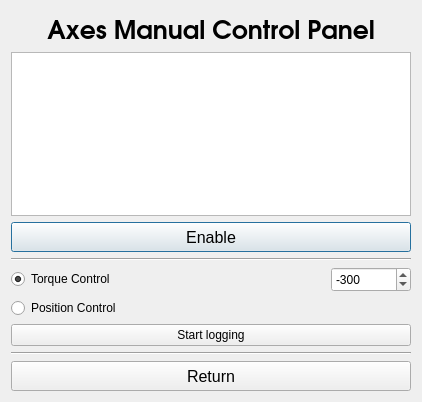
<?xml version="1.0" encoding="UTF-8"?>
<ui version="4.0">
 <class>ManualControlDialog</class>
 <widget class="QDialog" name="ManualControlDialog">
  <property name="geometry">
   <rect>
    <x>0</x>
    <y>0</y>
    <width>418</width>
    <height>402</height>
   </rect>
  </property>
  <property name="windowTitle">
   <string>Dialog</string>
  </property>
  <layout class="QVBoxLayout" name="verticalLayout">
   <item>
    <widget class="QLabel" name="label_3">
     <property name="sizePolicy">
      <sizepolicy hsizetype="Preferred" vsizetype="Fixed">
       <horstretch>0</horstretch>
       <verstretch>0</verstretch>
      </sizepolicy>
     </property>
     <property name="font">
      <font>
       <family>URW Gothic L</family>
       <pointsize>19</pointsize>
       <weight>75</weight>
       <bold>true</bold>
      </font>
     </property>
     <property name="text">
      <string>Axes Manual Control Panel</string>
     </property>
     <property name="alignment">
      <set>Qt::AlignCenter</set>
     </property>
    </widget>
   </item>
   <item>
    <widget class="QTextBrowser" name="textBrowser_logs">
     <property name="sizePolicy">
      <sizepolicy hsizetype="MinimumExpanding" vsizetype="Expanding">
       <horstretch>0</horstretch>
       <verstretch>0</verstretch>
      </sizepolicy>
     </property>
     <property name="minimumSize">
      <size>
       <width>400</width>
       <height>0</height>
      </size>
     </property>
     <property name="font">
      <font>
       <pointsize>11</pointsize>
      </font>
     </property>
    </widget>
   </item>
   <item>
    <widget class="QPushButton" name="pushButton_enable">
     <property name="minimumSize">
      <size>
       <width>0</width>
       <height>30</height>
      </size>
     </property>
     <property name="font">
      <font>
       <pointsize>12</pointsize>
      </font>
     </property>
     <property name="text">
      <string>Enable</string>
     </property>
    </widget>
   </item>
   <item>
    <widget class="Line" name="line">
     <property name="orientation">
      <enum>Qt::Horizontal</enum>
     </property>
    </widget>
   </item>
   <item>
    <layout class="QHBoxLayout" name="horizontalLayout">
     <item>
      <widget class="QRadioButton" name="radioButton_torque">
       <property name="text">
        <string>Torque Control</string>
       </property>
       <property name="checked">
        <bool>true</bool>
       </property>
      </widget>
     </item>
     <item>
      <spacer name="horizontalSpacer">
       <property name="orientation">
        <enum>Qt::Horizontal</enum>
       </property>
       <property name="sizeHint" stdset="0">
        <size>
         <width>40</width>
         <height>20</height>
        </size>
       </property>
      </spacer>
     </item>
     <item>
      <widget class="QSpinBox" name="spinBox_torque">
       <property name="minimumSize">
        <size>
         <width>80</width>
         <height>25</height>
        </size>
       </property>
       <property name="minimum">
        <number>-1000</number>
       </property>
       <property name="maximum">
        <number>0</number>
       </property>
       <property name="singleStep">
        <number>10</number>
       </property>
       <property name="value">
        <number>-300</number>
       </property>
      </widget>
     </item>
    </layout>
   </item>
   <item>
    <widget class="QRadioButton" name="radioButton_position">
     <property name="text">
      <string>Position Control</string>
     </property>
     <property name="checked">
      <bool>false</bool>
     </property>
    </widget>
   </item>
   <item>
    <widget class="QPushButton" name="pushButton_logging">
     <property name="text">
      <string>Start logging</string>
     </property>
    </widget>
   </item>
   <item>
    <widget class="Line" name="line_2">
     <property name="orientation">
      <enum>Qt::Horizontal</enum>
     </property>
    </widget>
   </item>
   <item>
    <widget class="QPushButton" name="pushButton_return">
     <property name="minimumSize">
      <size>
       <width>0</width>
       <height>30</height>
      </size>
     </property>
     <property name="font">
      <font>
       <pointsize>12</pointsize>
      </font>
     </property>
     <property name="text">
      <string>Return</string>
     </property>
    </widget>
   </item>
  </layout>
 </widget>
 <resources/>
 <connections/>
</ui>
